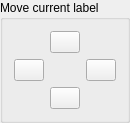
         <widget class="QGroupBox" name="groupBox_5">
          <property name="maximumSize">
           <size>
            <width>130</width>
            <height>16777215</height>
           </size>
          </property>
          <property name="title">
           <string>Move current label</string>
          </property>
          <layout class="QVBoxLayout" name="verticalLayout_12">
           <item>
            <layout class="QGridLayout" name="gridLayout">
             <item row="0" column="0">
              <spacer name="horizontalSpacer_3">
               <property name="orientation">
                <enum>Qt::Horizontal</enum>
               </property>
               <property name="sizeHint" stdset="0">
                <size>
                 <width>40</width>
                 <height>20</height>
                </size>
               </property>
              </spacer>
             </item>
             <item row="0" column="1">
              <widget class="QPushButton" name="move_id_up_button">
               <property name="sizePolicy">
                <sizepolicy hsizetype="Minimum" vsizetype="Fixed">
                 <horstretch>0</horstretch>
                 <verstretch>0</verstretch>
                </sizepolicy>
               </property>
               <property name="maximumSize">
                <size>
                 <width>30</width>
                 <height>30</height>
                </size>
               </property>
               <property name="layoutDirection">
                <enum>Qt::LeftToRight</enum>
               </property>
               <property name="text">
                <string/>
               </property>
               <property name="icon">
                <iconset>
                 <normaloff>../icons/32x32/actions/go-up.png</normaloff>../icons/32x32/actions/go-up.png</iconset>
               </property>
              </widget>
             </item>
             <item row="0" column="2">
              <spacer name="horizontalSpacer_4">
               <property name="orientation">
                <enum>Qt::Horizontal</enum>
               </property>
               <property name="sizeHint" stdset="0">
                <size>
                 <width>40</width>
                 <height>20</height>
                </size>
               </property>
              </spacer>
             </item>
             <item row="1" column="0">
              <widget class="QPushButton" name="move_id_left_button">
               <property name="maximumSize">
                <size>
                 <width>30</width>
                 <height>30</height>
                </size>
               </property>
               <property name="text">
                <string/>
               </property>
               <property name="icon">
                <iconset>
                 <normaloff>../icons/32x32/actions/go-previous.png</normaloff>../icons/32x32/actions/go-previous.png</iconset>
               </property>
              </widget>
             </item>
             <item row="1" column="1">
              <spacer name="horizontalSpacer_5">
               <property name="orientation">
                <enum>Qt::Horizontal</enum>
               </property>
               <property name="sizeHint" stdset="0">
                <size>
                 <width>40</width>
                 <height>20</height>
                </size>
               </property>
              </spacer>
             </item>
             <item row="1" column="2">
              <widget class="QPushButton" name="move_id_right_button">
               <property name="maximumSize">
                <size>
                 <width>30</width>
                 <height>30</height>
                </size>
               </property>
               <property name="text">
                <string/>
               </property>
               <property name="icon">
                <iconset>
                 <normaloff>../icons/32x32/actions/go-next.png</normaloff>../icons/32x32/actions/go-next.png</iconset>
               </property>
              </widget>
             </item>
             <item row="2" column="0">
              <spacer name="horizontalSpacer_6">
               <property name="orientation">
                <enum>Qt::Horizontal</enum>
               </property>
               <property name="sizeHint" stdset="0">
                <size>
                 <width>40</width>
                 <height>20</height>
                </size>
               </property>
              </spacer>
             </item>
             <item row="2" column="1">
              <widget class="QPushButton" name="move_id_down_button">
               <property name="maximumSize">
                <size>
                 <width>30</width>
                 <height>30</height>
                </size>
               </property>
               <property name="text">
                <string/>
               </property>
               <property name="icon">
                <iconset>
                 <normaloff>../icons/32x32/actions/go-down.png</normaloff>../icons/32x32/actions/go-down.png</iconset>
               </property>
              </widget>
             </item>
             <item row="2" column="2">
              <spacer name="horizontalSpacer_7">
               <property name="orientation">
                <enum>Qt::Horizontal</enum>
               </property>
               <property name="sizeHint" stdset="0">
                <size>
                 <width>40</width>
                 <height>20</height>
                </size>
               </property>
              </spacer>
             </item>
            </layout>
           </item>
          </layout>
         </widget>
